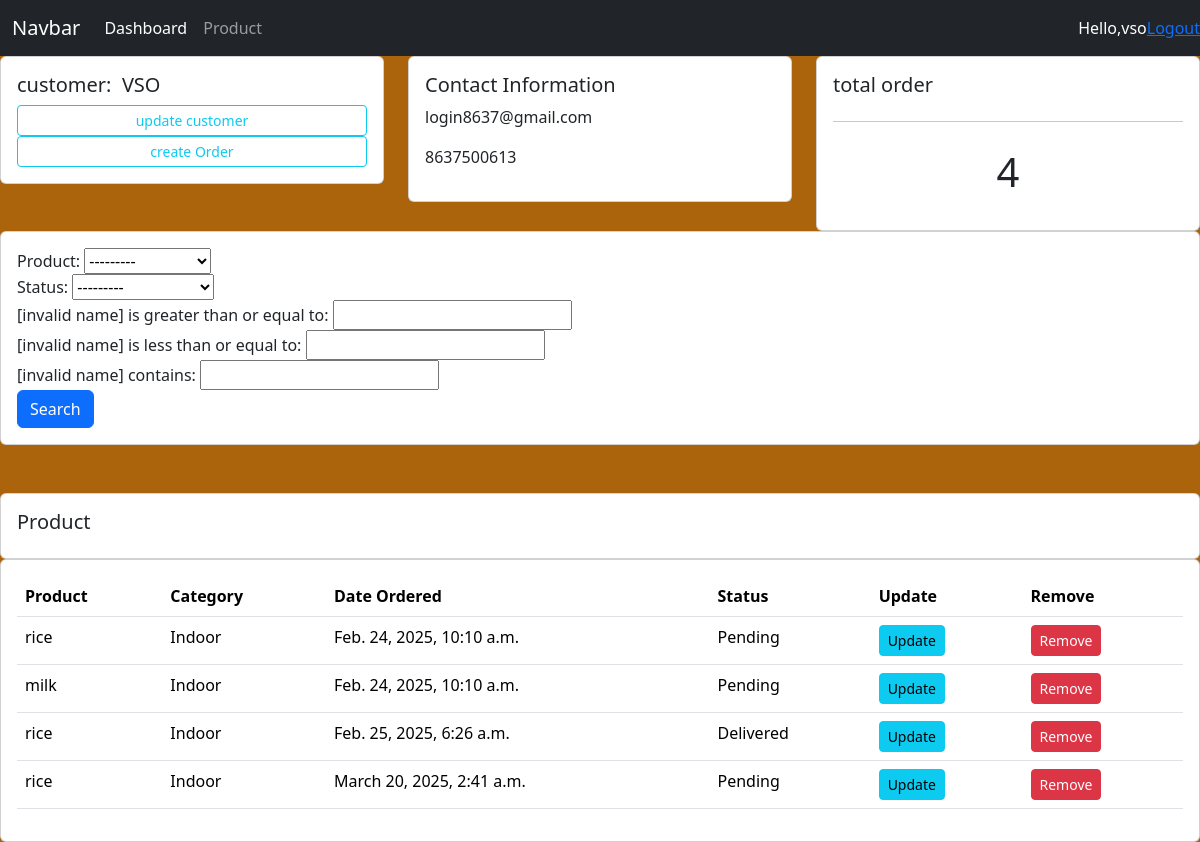
The app's page /customer/1/ (signed in) with its own data.
### person/models.py (models this page shows, shortened)
class Customer(models.Model):
    name=models.CharField(max_length=200,null=True)
    phone=models.CharField(max_length=200,null=True)
    email=models.CharField(max_length=200,null=True)
    date_created=models.DateTimeField(auto_now_add=True,null=True)

class Order(models.Model):
    STATUS=(
        ('Pending','Pending'),
        ('Out for Delivery','Out for Delivery'),
        ('Delivered','Delivered'),
    )
    customer=models.ForeignKey(Customer,null=True,on_delete=models.SET_NULL)
    product=models.ForeignKey(Product,null=True,on_delete=models.SET_NULL)
    date_created=models.DateTimeField(auto_now_add=True,null=True)
    status=models.CharField(max_length=200,null=True,choices=STATUS)

class Product(models.Model):
    CATEGORY=(
        ('Indoor','Indoor'),
        ('Out Door','Out Door')
    )
    name=models.CharField(max_length=200,null=True)
    price=models.FloatField(null=True)
    category=models.CharField(max_length=200,null=True,choices=CATEGORY)
    description=models.CharField(max_length=200,null=True,blank=True)
    date_created=models.DateTimeField(auto_now_add=True,null=True)
    tags=models.ManyToManyField(Tag)
    def __str__(self):
        return self.name

### person/views.py (the view)
# urls.py: path('customer/<str:pk_test>/', views.cus, name='customer')
def cus(request, pk_test):
    customer = Customer.objects.get(id=pk_test)
    orders = customer.order_set.all()
    order_count = orders.count()
    myFilter = OrderFilter(request.GET, queryset=orders)
    orders = myFilter.qs
    context = {'customer':customer, 'orders':orders, 'order_count':order_count, 'myFilter':myFilter}
    return render(request, 'person/customer.html', context)

### templates/person/customer.html
{% extends 'base.html' %}
{% block content %}
<div class="row">
    <div class="col-md">
        <div class="card card-body">
            <h5>customer:&nbsp {{customer.name}}</h5>
            <a href="#" class="btn btn-outline-info btn-sm btn-block">update customer</a>
            <a href="#" class="btn btn-outline-info btn-sm btn-block">create Order</a>
        </div>
    </div>
    <div class="col-md">
        <div class="card card-body">
            <h5>Contact Information</h5>
            <p>{{customer.email}}</p>
            <p>{{customer.phone}}</p>
        </div>
    </div>
    <div class="col-md">
        <div class="card card-body">
            <h5>total order</h5>
            <hr>
            <h1 style="text-align:center;padding:10px;">{{order_count}}</h1>
        </div>
    </div>
</div>
<div class="row">
    <div class="col">
        <div class="card card-body">
            <form method="get">
                {{myFilter.form}}
                <button class="btn btn-primary" type="Submit">Search</button>
            </form>
        </div>
    </div>
</div>
<br>
<br>
<div class="row">
    <div class="col-md">
        <div class="card card-body">
            <h5> Product</h5>
        </div>
        <div class="card card-body">
            <table class=" table">
                <tr>
                    <th>Product</th>
                    <th>Category</th>
                    <th>Date Ordered</th>
                    <th>Status</th>
                    <th>Update</th>
                    <th>Remove</th>
                </tr>
                {%  for order in orders%}
                <tr>
                    <td>{{order.product}}</td>
                    <td>{{order.product.category}}</td>
                    <td>{{order.date_created}}</td>
                    <td>{{order.status}}</td>
                    <td><a class="btn btn-sm btn-info" href="#">Update</a></td>
                    <td> <a class="btn btn-sm btn-danger" href="#">Remove</a></td>
                </tr>
             {% endfor %}
            </table>
        </div>
    </div>
</div>
{% endblock %}

### templates/navbar.html (shortened to what this page needs)
<nav class="navbar navbar-expand-lg navbar-dark bg-dark">
    <div class="container-fluid">
      <a class="navbar-brand" href="#">Navbar</a>
      <div class="collapse navbar-collapse" id="navbarNav">
        <ul class="navbar-nav">
          <li class="nav-item">
            <a class="nav-link active" aria-current="page" href="{% url 'dashboard' %}">Dashboard</a>
          </li>
          <li class="nav-item">
            <a class="nav-link" href="{% url 'product' %}">Product</a>
          </li>
        </ul>
      </div>
    </div>
    <span class="hello-msg"style="color:white">Hello,{{request.user}}</span>
    <span><a href="{% url 'logout'%}" class="hello-msg">Logout</a></span>
  </nav>

### static/css/mystyle.css (style rules this page uses)
body { background-color:rgb(171, 99, 12); }

### records on screen
Customer: name "VSO", email "login8637@gmail.com", phone "8637500613"
Order: product "rice", product.category "Indoor", date_created "Feb. 24, 2025, 10:10 a.m.", status "Pending"
Order: product "milk", product.category "Indoor", date_created "Feb. 24, 2025, 10:10 a.m.", status "Pending"
Order: product "rice", product.category "Indoor", date_created "Feb. 25, 2025, 6:26 a.m.", status "Delivered"
Order: product "rice", product.category "Indoor", date_created "March 20, 2025, 2:41 a.m.", status "Pending"

### other values on screen
{{ request.user }} "vso"
{{ order_count }} "4"
